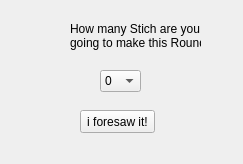
<?xml version="1.0" encoding="UTF-8"?>
<ui version="4.0">
 <class>Prediction</class>
 <widget class="QWidget" name="Prediction">
  <property name="geometry">
   <rect>
    <x>0</x>
    <y>0</y>
    <width>243</width>
    <height>164</height>
   </rect>
  </property>
  <property name="windowTitle">
   <string>Prediction</string>
  </property>
  <property name="statusTip">
   <string>blabla</string>
  </property>
  <widget class="QComboBox" name="comboBox">
   <property name="geometry">
    <rect>
     <x>100</x>
     <y>70</y>
     <width>41</width>
     <height>22</height>
    </rect>
   </property>
   <item>
    <property name="text">
     <string>0</string>
    </property>
   </item>
   <item>
    <property name="text">
     <string>1</string>
    </property>
   </item>
   <item>
    <property name="text">
     <string>2</string>
    </property>
   </item>
   <item>
    <property name="text">
     <string>3</string>
    </property>
   </item>
  </widget>
  <widget class="QLabel" name="headline">
   <property name="geometry">
    <rect>
     <x>70</x>
     <y>10</y>
     <width>131</width>
     <height>51</height>
    </rect>
   </property>
   <property name="text">
    <string>How many Stich are you  
going to make this Round?</string>
   </property>
  </widget>
  <widget class="QPushButton" name="predict">
   <property name="geometry">
    <rect>
     <x>80</x>
     <y>110</y>
     <width>75</width>
     <height>23</height>
    </rect>
   </property>
   <property name="text">
    <string>i foresaw it!</string>
   </property>
  </widget>
 </widget>
 <resources/>
 <connections/>
</ui>
